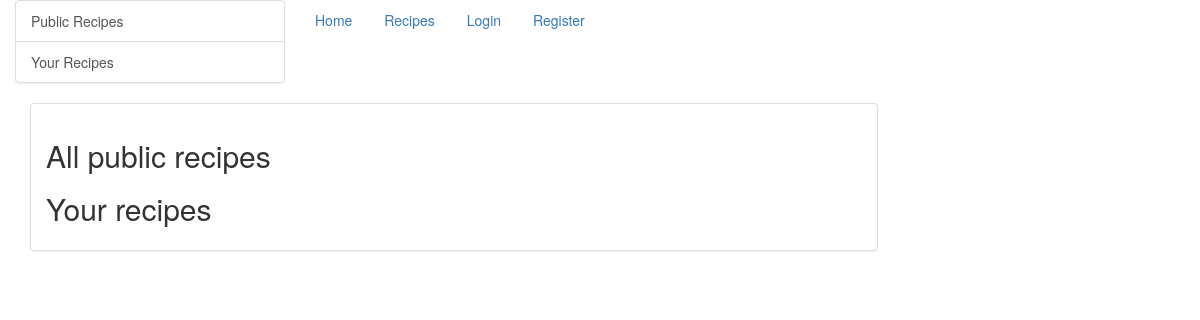
Before: /recipes/ with the older database file.
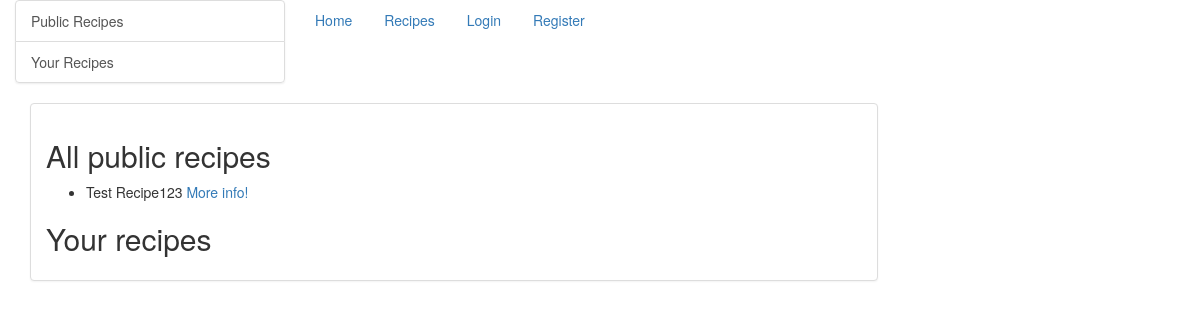
After: the same page with the newer database file.
### recipe/models.py (models this page shows)
class Recipe(models.Model):
    name = models.CharField(max_length=200)
    user = models.ForeignKey(User, on_delete=models.CASCADE)
    ingredients = models.ManyToManyField(Ingredient)
    description = models.CharField(max_length=1000)
    date = models.DateField(default=datetime.date.today)
    global_access = models.BooleanField(default=True)
    card = models.CharField(max_length=1024)
    class Meta:
        ordering = ["-name"]
    def __str__(self):
        return self.name

### website/views.py (the view)
# urls.py: url(r'^recipes/$', ShowAllRecipes.as_view()),
class ShowAllRecipes(ListView):
    context_object_name = 'recipe'
    queryset = Recipe.objects.filter(global_access=False)
    queryset2 = Recipe.objects.filter(global_access=True)
    def get_context_data(self, **kwargs):
        queryset2 = Recipe.objects.filter(global_access=True)
        if self.request.user.is_authenticated():
            queryset = Recipe.objects.filter(user=self.request.user)
            context = {
                'paginator': None,
                'page_obj': None,
                'is_paginated': False,
                'object_list': queryset,
                'object_list2': queryset2
            }
            context.update(kwargs)
        else:
            context = {
                'paginator': None,
                'page_obj': None,
                'is_paginated': False,
                'object_list2': queryset2,
            }
            context.update(kwargs)
        return context

### templates/recipe/recipe_list.html (shortened to what this page needs)
{% extends "base.html" %}
{% block content %}
    <h2 id="1">All public recipes</h2>
    <ul>
        {% for recipe in object_list2 %}
            <li>{{ recipe }} <a href="/recipe/{{ recipe.id }}">More info!</a></li>
        {% endfor %}
    </ul>
    <h2 id="2">Your recipes</h2>
{% endblock %}
{% block sidebar %}
    <div class="col-xs-6 col-sm-3 sidebar-offcanvas sidebar-nav" id="sidebar" role="navigation">
        <div class="list-group">
            <a href="#1" class="list-group-item">
                <div class="sidebar">Public Recipes</div>
            </a>
            <a href="#2" class="list-group-item">
                <div class="sidebar">Your Recipes</div>
            </a>
        </div>
    </div>
{% endblock %}

Changed rows visible on the page:
added Recipe: name "Test Recipe123"
